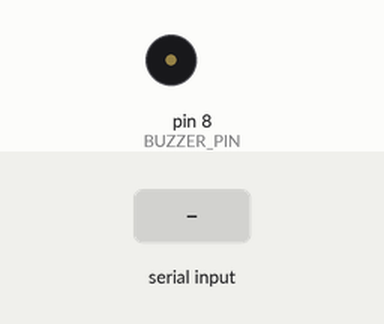
Bench run of a sketch on a simulated Arduino Uno, built with avr-gcc and run on an emulated ATmega328P. Parts: buzzer (waves = sounding). The inputs (shaded band) are chosen by the test bench. What the sketch prints to the serial monitor is not drawn.

Above: at 1.2 s.
1.3 s: "90,45\n" received over Serial
At 1.9 s:
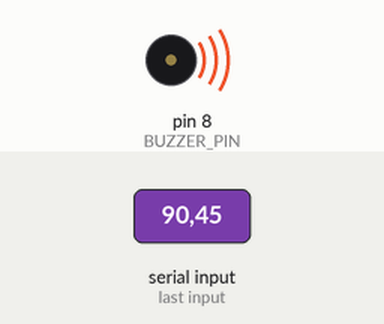
4.3 s: "30,150\n" received over Serial
At 7.0 s:
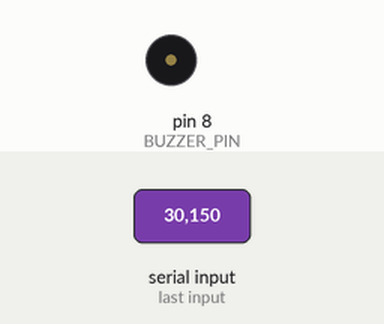
Timing chart, 0 to 8.5 s (numbered marks = the images above; inputs shaded):
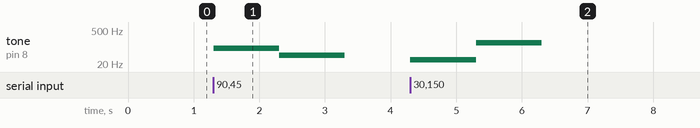

The sketch:

passive_buzzer.ino
```cpp
int BUZZER_PIN = 8;
int freq;
int BAUD = 9600;

void setup() {
  // put your setup code here, to run once:
  pinMode(BUZZER_PIN, OUTPUT);
  Serial.begin(BAUD);
}

void loop() {
  // put your main code here, to run repeatedly:
  Serial.print("Enter tone frequency: ");
  while(Serial.available() == 0);
  freq = Serial.parseInt();

  Serial.println(freq);

  tone(BUZZER_PIN, freq, 1000);

  delay(1000);
}
```

Measured:
- after the input at 1.3 s, tone on pin 8 (BUZZER_PIN): silent → 90 Hz at once, → 45 Hz 1.0 s later, → silent 1.0 s later
- after the input at 4.3 s, tone on pin 8 (BUZZER_PIN): silent → 30 Hz at once, → 150 Hz 1.0 s later, → silent 1.0 s later
